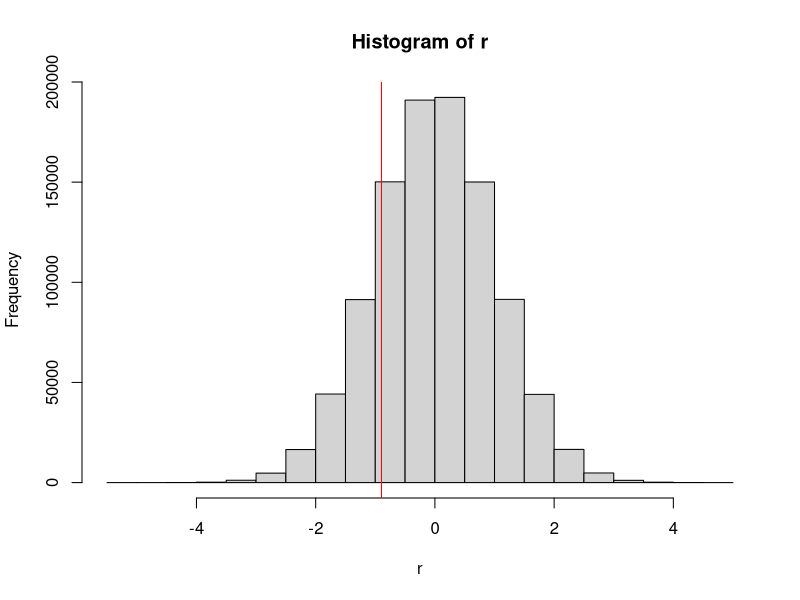
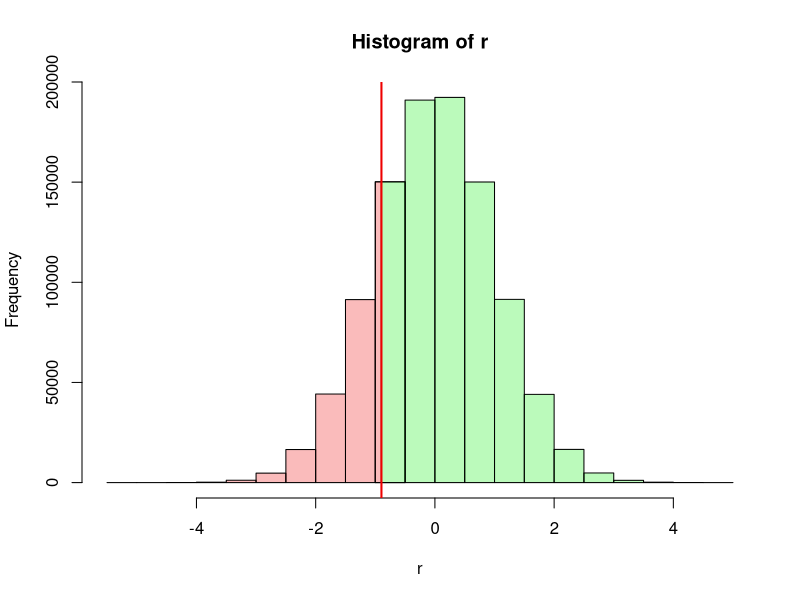
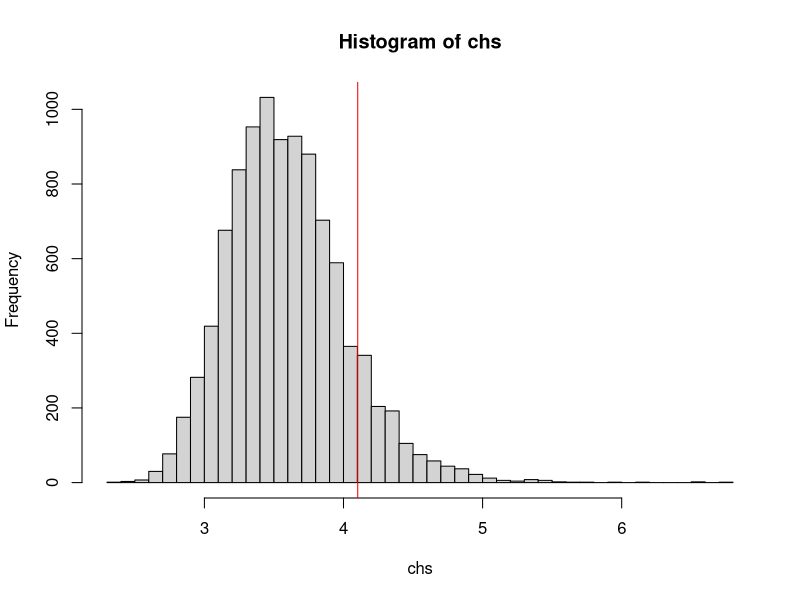

R code for these plots, in order: (Note: this script raises an error after producing the figures.)
# tocID <- "FND-STA-Significance.R"
#
#
# Purpose:  A Bioinformatics Course:
#              R code accompanying the FND-STA-Significance unit.
#
# Version:  1.3
#
# Date:     2017-09  - 2020-09
# Author:   Boris Steipe (boris.steipe@utoronto.ca)
#
# Versions:
#           1.3    2020 Maintenance. Add sample solution.
#           1.2    Update set.seed() usage
#           1.1    Corrected treatment of empirical p-value
#           1.0    First contents
#
# TODO:
#
#
# == DO NOT SIMPLY  source()  THIS FILE! =======================================
#
# If there are portions you don't understand, use R's help system, Google for an
# answer, or ask your instructor. Don't continue if you don't understand what's
# going on. That's not how it works ...
# ==============================================================================


#TOC> ==========================================================================
#TOC> 
#TOC>   Section  Title                                              Line
#TOC> ------------------------------------------------------------------
#TOC>   1        Significance and p-value                             49
#TOC>   1.1        Significance levels                                60
#TOC>   1.2        probability and p-value                            77
#TOC>   1.2.1          p-value illustrated                           109
#TOC>   2        One- or two-sided                                   165
#TOC>   3        Significance by integration                         209
#TOC>   4        Significance by simulation or permutation           215
#TOC>   5        Final tasks                                         327
#TOC>   6        Sample solutions                                    336
#TOC>   6.1                                                          338
#TOC>   6.2                                                          342
#TOC>   6.3                                                          346
#TOC> 
#TOC> ==========================================================================


# =    1  Significance and p-value  ============================================

# The idea of the probability of an event has a precise mathematical
# interpretation, but how is it useful to know the probability? Usually we are
# interested in whether we should accept or reject a hypothesis based on the
# observations we have. A rational way to do this is to say: if the probability
# of observing the data is very small under the null-hypothesis, then we will
# assume the observation is due to something other than the null-hypothesis. But
# what do we mean by the "probability of our observation"? And what is "very
# small"?

# ==   1.1  Significance levels  ===============================================

# A "very small" probability is purely a matter of convention - a cultural
# convention. In the biomedical field we usually call probabilities of less then
# 0.05 (5%) small enough to reject the null-hypothesis. Thus we call
# observations with a probability of less than 0.05 "significant" and if we want
# to highlight this in text or in a graph, we often mark them with an asterisk
# (*). Also we often call observations with a probability of less than 0.01
# "highly significant" and mark them with two asterisks (**). But there is no
# special significance in these numbers, the cutoff point for significance could
# also be 0.0498631, or 0.03, or 1/(pi^3). 0.05 is just the value that the
# British statistician Ronald Fisher happened to propose for this purpose in
# 1925. Incidentally, Fisher later recommended to use different cutoffs for
# different purposes (cf.
# https://en.wikipedia.org/wiki/Statistical_significance).


# ==   1.2  probability and p-value  ===========================================

# But what do we even mean by the probability of an observation?
# Assume I am drawing samples from a normal distribution with a mean of 0 and a
# standard deviation of 1. The sample I get is ...

set.seed(sqrt(5))
x <- rnorm(1)
set.seed(NULL)

print(x, digits = 22)
# [1] -0.8969145466249813791748

# So what's the probability of that number? Obviously, the probability of
# getting exactly this number is very, very, very small. But also obviously,
# this does not mean that observing this number is in any way significant - we
# always observe some number. That's not what we mean in this case. There are
# several implicit assumptions when we speak of the probability of an
# observation:

# 1: the observation can be compared to a probability distribution;
# 2: that distribution can be integrated between any specific value
#      and its upper and lower bounds (or +- infinity).

# Then what we really mean by the probability of an observation in the context
# of that distribution is: the probability of observing that value, or a value
# more extreme than the one we have. We call this the p-value. Note that we are
# not talking about an individual number anymore, we are talking about the area
# under the curve between our observation and the upper (or lower) bound of the
# curve, as a fraction of the whole.


# ===   1.2.1  p-value illustrated                      

# Let's illustrate. First we draw a million random values from our
# standard, normal distribution:

N <- 1e6                             # one million
set.seed(112358)                     # set RNG seed for repeatable randomness
r <- rnorm(N)                        # N values from a normal distribution
set.seed(NULL)                       # reset the RNG

# Let's see what the distribution looks like:

(h <- hist(r))

# The histogram details are now available in the list h -  e.g. h$counts

# Where is the value we have drawn previously?
abline(v = x, col = "#EE0000")

# How many values are smaller?
sum(r < x)

# Let's color the bars:
#    first, make a vector of red and green colors for the bars with breaks
#    smaller and larger then x, white for the bar that contains x ...
hCol <- rep("#EE000044", sum(h$breaks < x) - 1)
hCol <- c(hCol, "#FFFFFFFF")
hCol <- c(hCol, rep("#00EE0044", sum(h$breaks > x) - 1))
# ... then plot the histogram, with colored bars ...
hist(r, col = hCol)
# ... add two colored rectangles into the white bar ...
idx <- sum(h$breaks < x)
xMin <- h$breaks[idx]
xMax <- h$breaks[idx + 1]
y <- h$counts[idx]
rect(xMin, 0, x, y, col = "#EE000044", border = TRUE)
rect(x, 0, xMax, y, col = "#00EE0044", border = TRUE)
# ... and a red line for our observation.
abline(v = x, col = "#EE0000", lwd = 2)

# The p-value of our observation is the red area as a fraction of the
# whole histogram (red + green).


# Task:
#    Explain how the expression sum(r < x) works to give us a count of values
#    with the property we are looking for. E.g., examine -4:4 < x

# Task:
#    Write an expression to estimate the probability that a value
#    drawn from the vector r is less-or-equal to x. The result you get
#    will depend on the exact values that went into the vector r but it should
#    be close to 0.185  That expression is the p-value associated with x.
#    (Sample solution 6.1)


# =    2  One- or two-sided  ===================================================

# The shape of our histogram confirms that the rnorm() function has returned
# values that appear distributed according to a normal distribution. In a normal
# distribution, readily available tables tell us that 5% of the values (i.e. our
# significance level) lie 1.96 (or approximately 2) standard deviations away
# from the mean. Is this the case here? How many values in our vector r are
# larger than 1.96?

sum(r > 1.96)
# [1] 24589

# Wait - that's about 2.5% of 1,000,000, not 5% as expected. Why?

# The answer is: we have to be careful with two-sided distributions. 2 standard
# deviations away from the mean means either larger or smaller than 1.96 . This
# can give rise to errors. If we are simply are interested in outliers, no
# matter larger or smaller, then the 1.96 SD cutoff for significance is correct.
# But if we are specifically interested in, say, larger values, because a
# smaller value is not meaningful, then the significance cutoff, expressed as
# standard deviations, is relaxed. We can use the quantile function to see what
# the cutoff values are:

quantile(r)
quantile(r, probs = c(0.025, 0.975)) # for the symmetric 2.5% boundaries
# close to ± 1.96, as expected
quantile(r, probs = 0.95) # for the single 5% boundary
# close to 1.64 . Check counts to confirm:
sum(r > quantile(r, probs = 0.95))
# [1] 50000
# which is 5%, as expected.

# Task:
# Use abline() to add the p = 0.05 boundary for smaller values to the histogram.
# (Sample solution 6.2)

# To summarize: when we evaluate the significance of an event, we divide a
# probability distribution into two parts at the point where the event was
# observed. We then ask whether the integral over the more extreme part is less
# or more than 5% of the whole. If it is less, we deem the event to be
# significant.
#


# =    3  Significance by integration  =========================================

# If the underlying probability distribution can be analytically or numerically
# integrated, the siginificance of an observation can be directly computed.


# =    4  Significance by simulation or permutation  ===========================

# But whether the integration is correct, or relies on assumptions that may not
# be warranted for biological data, can be a highly technical question.
# Fortunately, we can often simply run a simulation, a random resampling, or a
# permutation and then count the number of outcomes, just as we did with our
# rnorm() samples. We call this an empirical p-value. (Actually, the "empirical
# p-value" is defined as (Nobs + 1) / (N + 1).  )

# Here is an example. Assume you have a protein sequence and
# you speculate that positively charged residues are close to negatively charged
# residues to balance charge locally. A statistic that would capture this is the
# mean minimum distance between all D,E residues and the closest R,K,H
# residue. Let's compute this for the sequence of yeast Mbp1.

MBP1 <- paste0("MSNQIYSARYSGVDVYEFIHSTGSIMKRKKDDWVNATHILKAANFAKAKRTRILEKEVLK",
               "ETHEKVQGGFGKYQGTWVPLNIAKQLAEKFSVYDQLKPLFDFTQTDGSASPPPAPKHHHA",
               "SKVDRKKAIRSASTSAIMETKRNNKKAEENQFQSSKILGNPTAAPRKRGRPVGSTRGSRR",
               "KLGVNLQRSQSDMGFPRPAIPNSSISTTQLPSIRSTMGPQSPTLGILEEERHDSRQQQPQ",
               "QNNSAQFKEIDLEDGLSSDVEPSQQLQQVFNQNTGFVPQQQSSLIQTQQTESMATSVSSS",
               "PSLPTSPGDFADSNPFEERFPGGGTSPIISMIPRYPVTSRPQTSDINDKVNKYLSKLVDY",
               "FISNEMKSNKSLPQVLLHPPPHSAPYIDAPIDPELHTAFHWACSMGNLPIAEALYEAGTS",
               "IRSTNSQGQTPLMRSSLFHNSYTRRTFPRIFQLLHETVFDIDSQSQTVIHHIVKRKSTTP",
               "SAVYYLDVVLSKIKDFSPQYRIELLLNTQDKNGDTALHIASKNGDVVFFNTLVKMGALTT",
               "ISNKEGLTANEIMNQQYEQMMIQNGTNQHVNSSNTDLNIHVNTNNIETKNDVNSMVIMSP",
               "VSPSDYITYPSQIATNISRNIPNVVNSMKQMASIYNDLHEQHDNEIKSLQKTLKSISKTK",
               "IQVSLKTLEVLKESSKDENGEAQTNDDFEILSRLQEQNTKKLRKRLIRYKRLIKQKLEYR",
               "QTVLLNKLIEDETQATTNNTVEKDNNTLERLELAQELTMLQLQRKNKLSSLVKKFEDNAK",
               "IHKYRRIIREGTEMNIEEVDSSLDVILQTLIANNNKNKGAEQIITISNANSHA")

# first we split this string into individual characters:
v <- unlist(strsplit(MBP1, ""))

# and find the positions of our charged residues

ED  <- grep("[ED]", v)
RKH <- grep("[RKH]", v)

sep <- numeric(length(ED)) # this vector will hold the distances
for (i in seq_along(ED)) {
  sep[i] <- min(abs(RKH - ED[i]))
}

# Task: read and explain this bit of code

# Now that sep is computed, what does it look like?

table(sep)  # these are the minimum distances
# 24 of D,E residues are adjacent to R,K,H;
# the longest separation is 28 residues.

# What is the mean separation?
mean(sep)

# The value is 4.1 . Is this significant? Honestly, I would be hard pressed
# to solve this analytically. But by permutation it's soooo easy.

# First, we combine what we have done above into a function:

chSep <- function(v) {
  # computes the mean minimum separation of oppositely charged residues
  # Parameter: v (char) a vector of amino acids in the one-letter code
  # Value: msep (numeric) mean minimum separation

  ED  <- grep("[EDed]", v)
  RKH <- grep("[RKHrkh]", v)

  sep <- numeric(length(ED))
  for (i in seq_along(ED)) {
    sep[i] <- min(abs(RKH - ED[i]))
  }
  return(mean(sep))
}

# Execute the function to define it.

# Confirm that the function gives the same result as the number we
# calculated above:
chSep(v)

# Now we can produce a random permutation of v, and recalculate

set.seed(pi)                       # set RNG seed for repeatable randomness
w <- sample(v, length(v))          # This shuffles the vector v. Memorize this
                                   # code paradigm. It is very useful.
set.seed(NULL)                     # reset the RNG



chSep(w)
# 3.773 ... that's actually less than what we had before.

# Let's do this 10000 times and record the results (takes a few seconds):

N <- 10000
chs <- numeric(N)
for (i in 1:N) {
  chs[i] <- chSep(sample(v, length(v))) # charge
}

hist(chs, breaks = 50)
abline(v = chSep(v), col = "#EE0000")

# Contrary to our expectations, the actual observed mean minimum charge
# separation seems to be larger than what we observe in randomly permuted
# sequences. But is this significant? Your task to find out.

# Task:
# Calculate the empirical p-value for chsep(v)
# (Sample solution 6.3)


# =    5  Final tasks  =========================================================

# From chs, compute the empirical p-value of a mean minimum charge separation to
#   be larger or equal to the value observed for the yeast MBP1 sequence. Note
#   the result in your journal. Is it significant? Also note the result of
#   the following expression for validation:
seal(sum(chs))


# =    6  Sample solutions  ====================================================

# ==   6.1    ==================================================================
#
sum(r <= x) / length(r)

# ==   6.2    ==================================================================
#
abline(v = quantile(r, probs = c(0.05)))

# ==   6.3    ==================================================================
#
( x <- (sum(chs >= chSep(v)) + 1) / (length(chs) + 1) )


# [END]
